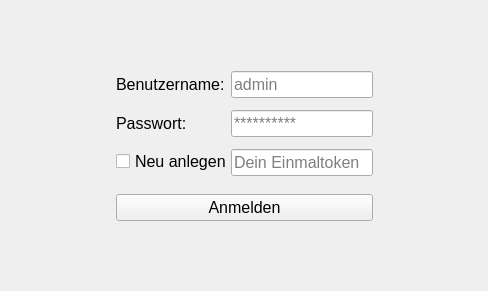
<?xml version="1.0" encoding="UTF-8"?>
<ui version="4.0">
 <class>Form</class>
 <widget class="QWidget" name="Form">
  <property name="geometry">
   <rect>
    <x>0</x>
    <y>0</y>
    <width>488</width>
    <height>291</height>
   </rect>
  </property>
  <property name="windowTitle">
   <string>Form</string>
  </property>
  <layout class="QGridLayout" name="gridLayout_2">
   <property name="verticalSpacing">
    <number>18</number>
   </property>
   <item row="3" column="1">
    <spacer name="verticalSpacer_5">
     <property name="orientation">
      <enum>Qt::Orientation::Vertical</enum>
     </property>
     <property name="sizeHint" stdset="0">
      <size>
       <width>20</width>
       <height>40</height>
      </size>
     </property>
    </spacer>
   </item>
   <item row="1" column="0">
    <spacer name="horizontalSpacer_2">
     <property name="orientation">
      <enum>Qt::Orientation::Horizontal</enum>
     </property>
     <property name="sizeHint" stdset="0">
      <size>
       <width>40</width>
       <height>20</height>
      </size>
     </property>
    </spacer>
   </item>
   <item row="1" column="1">
    <layout class="QFormLayout" name="formLayout">
     <property name="verticalSpacing">
      <number>12</number>
     </property>
     <item row="0" column="0">
      <widget class="QLabel" name="username_label">
       <property name="font">
        <font>
         <pointsize>12</pointsize>
        </font>
       </property>
       <property name="text">
        <string>Benutzername: </string>
       </property>
      </widget>
     </item>
     <item row="0" column="1">
      <widget class="QLineEdit" name="username">
       <property name="font">
        <font>
         <pointsize>12</pointsize>
        </font>
       </property>
       <property name="placeholderText">
        <string>admin</string>
       </property>
      </widget>
     </item>
     <item row="1" column="0">
      <widget class="QLabel" name="psw_label">
       <property name="font">
        <font>
         <pointsize>12</pointsize>
        </font>
       </property>
       <property name="text">
        <string>Passwort: </string>
       </property>
      </widget>
     </item>
     <item row="1" column="1">
      <widget class="QLineEdit" name="password">
       <property name="font">
        <font>
         <pointsize>12</pointsize>
        </font>
       </property>
       <property name="text">
        <string/>
       </property>
       <property name="echoMode">
        <enum>QLineEdit::EchoMode::Password</enum>
       </property>
       <property name="placeholderText">
        <string>**********</string>
       </property>
      </widget>
     </item>
     <item row="2" column="0">
      <widget class="QCheckBox" name="create_new">
       <property name="font">
        <font>
         <pointsize>12</pointsize>
        </font>
       </property>
       <property name="text">
        <string>Neu anlegen</string>
       </property>
      </widget>
     </item>
     <item row="2" column="1">
      <widget class="QLineEdit" name="creation_token">
       <property name="enabled">
        <bool>true</bool>
       </property>
       <property name="font">
        <font>
         <pointsize>12</pointsize>
        </font>
       </property>
       <property name="placeholderText">
        <string>Dein Einmaltoken</string>
       </property>
      </widget>
     </item>
    </layout>
   </item>
   <item row="2" column="1">
    <widget class="QPushButton" name="login_btn">
     <property name="font">
      <font>
       <pointsize>12</pointsize>
      </font>
     </property>
     <property name="text">
      <string>Anmelden</string>
     </property>
    </widget>
   </item>
   <item row="0" column="1">
    <spacer name="verticalSpacer_4">
     <property name="orientation">
      <enum>Qt::Orientation::Vertical</enum>
     </property>
     <property name="sizeHint" stdset="0">
      <size>
       <width>20</width>
       <height>40</height>
      </size>
     </property>
    </spacer>
   </item>
   <item row="1" column="2">
    <spacer name="horizontalSpacer">
     <property name="orientation">
      <enum>Qt::Orientation::Horizontal</enum>
     </property>
     <property name="sizeHint" stdset="0">
      <size>
       <width>40</width>
       <height>20</height>
      </size>
     </property>
    </spacer>
   </item>
  </layout>
 </widget>
 <resources/>
 <connections/>
</ui>
